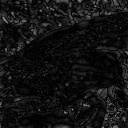

Here is the Python script that generated this plot:
import cv2
import numpy as np
import matplotlib.pyplot as plt

# Read image
img = cv2.imread("imori.jpg").astype(np.float32)
H, W, C = img.shape

# Gray scale
gray = 0.2126 * img[..., 2] + 0.7152 * img[..., 1] + 0.0722 * img[..., 0]

# DFT
K = W
L = H
M = W
N = H

G = np.zeros((L, K), dtype=np.complex)

x = np.tile(np.arange(W), (H, 1))
y = np.arange(H).repeat(W).reshape(H, -1)

for l in range(L):
    for k in range(K):
        G[l, k] = np.sum(gray * np.exp(-2j * np.pi * (x * k / M + y * l / N))) / np.sqrt(M * N)

# low-pass filter
_G = np.zeros_like(G)
_G[:H//2, :W//2] = G[H//2:, W//2:]
_G[:H//2, W//2:] = G[H//2:, :W//2]
_G[H//2:, :W//2] = G[:H//2, W//2:]
_G[H//2:, W//2:] = G[:H//2, :W//2]
p = 0.1
_x = x - W // 2
_y = y - H // 2
r = np.sqrt(_x ** 2 + _y ** 2)
mask = np.ones((H, W), dtype=np.float32)
mask[r<(np.sqrt(((W//2)**2)+((H//2)**2))*p)] = 0

_G *= mask

G[:H//2, :W//2] = _G[H//2:, W//2:]
G[:H//2, W//2:] = _G[H//2:, :W//2]
G[H//2:, :W//2] = _G[:H//2, W//2:]
G[H//2:, W//2:] = _G[:H//2, :W//2]

# IDFT
out = np.zeros((H, W), dtype=np.float32)

for n in range(N):
    for m in range(M):
        out[n,m] = np.abs(np.sum(G * np.exp(2j * np.pi * (x * m / M + y * n / N)))) / np.sqrt(M * N)

out[out>255] = 255
out = out.astype(np.uint8)
    
# Save result
cv2.imshow("result", out)
cv2.waitKey(0)
cv2.imwrite("out.jpg", out)
